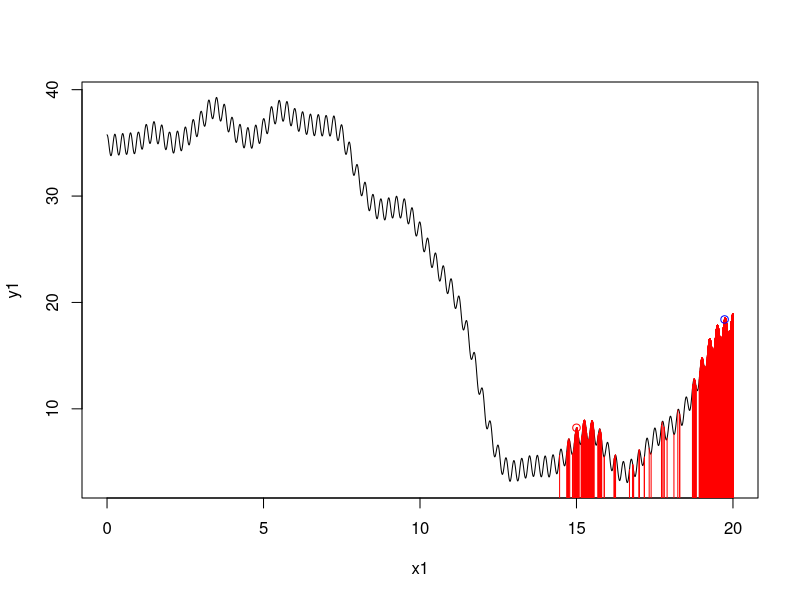

Recreate this plot in R.
plus1 <- function(x1){
  res1 <- ifelse(x1 > 0, x1, 0)
  return(res1)
}

f1 <- function(x1){
  res1 <- 12 + x1/4
  res1 <- res1 + cos(8*pi*x1)
  for(k1 in 1:8){
    res1 <- res1 + k1*sin(plus1(x1/k1 - 1)*pi + k1/8)
  }
  return(res1)
}

x1 <- seq(0,20, by=0.01)
y1 <- f1(x1)

# Simulated annealing
steps <- 10000

results1 <- matrix(0, ncol=2, nrow=steps)

# starting value
x0 <- 15
plot(x1,y1, type="l")
# segments(x0,0,x0,f1(x0),col="red")
points(x0,f1(x0),col="red")
for(i in 1:steps){
  # test value
  x0t <- x0 + runif(1, -0.5, 0.5)
  # in general, might want x0t <- x0 + rnorm(1,0,1)
  
  # initial temperature
  T1 <- 100-(100/steps)+0.001
  
  # energy function
  # r1 <- exp(f1(x0t)/f1(x0)*T1)
  r1 <- exp((f1(x0t)-f1(x0))/T)
  
  # decide whether to keep it
  u1 <- runif(1,0,1)
  if(u1 < r1){
    if(x0t > 0 & x0t < 20){
      x0 <- x0t
    }
  }
  # save the results
  results1[i,1] <- x0
  results1[i,2] <- f1(x0)
  # plot the line segment for the accepted points
  segments(x0,0,x0,f1(x0),col="red")
}
points(x0,f1(x0),col="blue")
